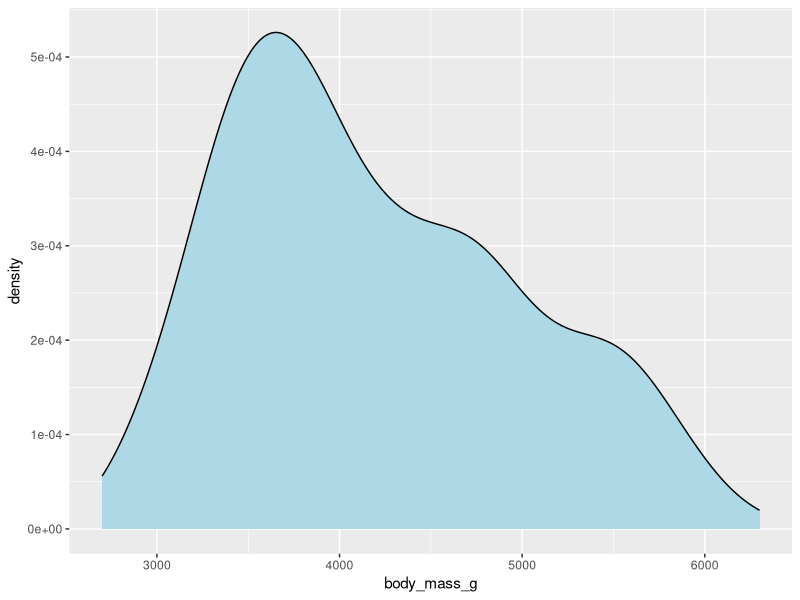

R code for this plot:
# Small multiple plots of Penguin data
library(tidyverse)
library(palmerpenguins)

ggplot(penguins) + 
  geom_density(aes(x=body_mass_g),
               fill='light blue')
